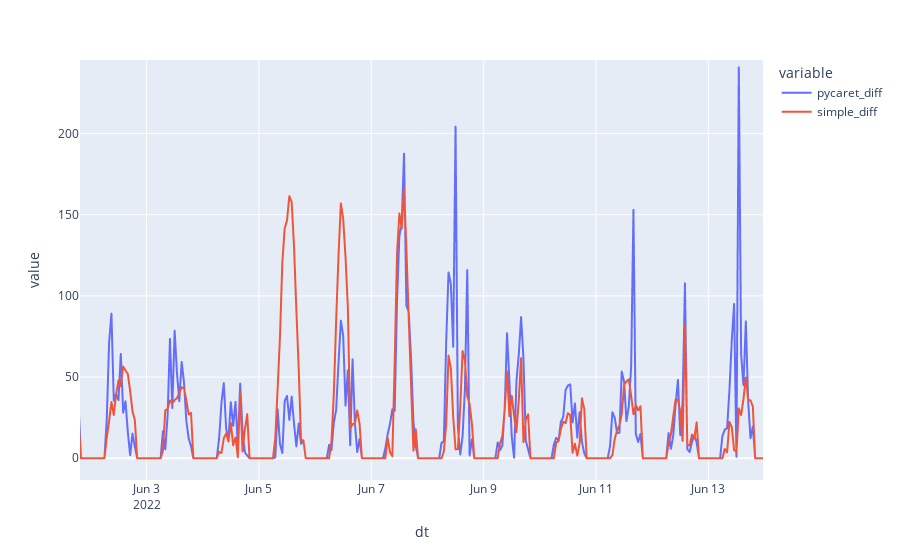

The code cell stored with this chart in its notebook:
### Code cell
raw_result[['pycaret_diff','simple_diff']].plot()

### Figure 1 — Plotly figure (JSON) as saved in the notebook; plotly's stock layout.template omitted (floating-point values rounded to 4 significant figures; data arrays with more than 128 entries replaced by an {"elided": "..."} marker saying what was removed)
{"data": [{"hovertemplate": "variable=pycaret_diff<br>dt=%{x}<br>value=%{y}<extra></extra>", "legendgroup": "pycaret_diff", "line": {"color": "#636efa", "dash": "solid"}, "marker": {"symbol": "circle"}, "mode": "lines", "name": "pycaret_diff", "showlegend": true, "type": "scattergl", "x": {"elided": "4273 str values"}, "xaxis": "x", "y": {"elided": "4273 float values"}, "yaxis": "y"}, {"hovertemplate": "variable=simple_diff<br>dt=%{x}<br>value=%{y}<extra></extra>", "legendgroup": "simple_diff", "line": {"color": "#EF553B", "dash": "solid"}, "marker": {"symbol": "circle"}, "mode": "lines", "name": "simple_diff", "showlegend": true, "type": "scattergl", "x": {"elided": "4273 str values"}, "xaxis": "x", "y": {"elided": "4273 float values"}, "yaxis": "y"}], "layout": {"autosize": true, "legend": {"title": {"text": "variable"}, "tracegroupgap": 0}, "margin": {"t": 60}, "xaxis": {"anchor": "y", "autorange": false, "domain": [0, 1], "range": ["2022-06-01 19:34:19.6543", "2022-06-13 23:20:30.2805"], "title": {"text": "dt"}, "type": "date"}, "yaxis": {"anchor": "x", "autorange": false, "domain": [0, 1], "range": [-13.38, 245.3], "title": {"text": "value"}, "type": "linear"}}}
